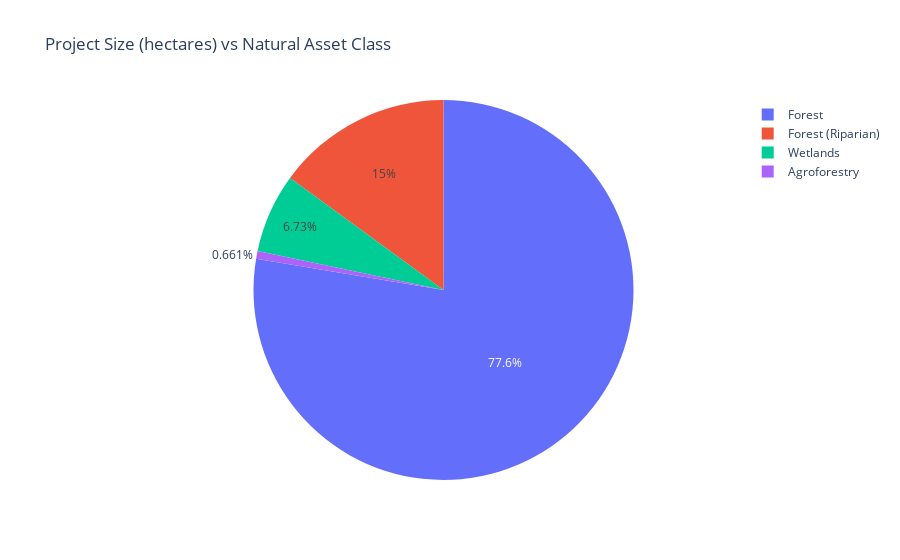

Write notebook code for a chart like this one.
### Code cell
fig = px.pie(data, values='Project Size (hectares)', names='Natural Asset Class', title='Project Size (hectares) vs Natural Asset Class')
fig.show()

### Figure 1 — Plotly figure (JSON) as saved in the notebook; plotly's stock layout.template omitted (floating-point values rounded to 4 significant figures)
{"data": [{"domain": {"x": [0, 1], "y": [0, 1]}, "hovertemplate": "Natural Asset Class=%{label}<br>Project Size (hectares)=%{value}<extra></extra>", "labels": ["Wetlands", "Wetlands", "Wetlands", "Forest", "Forest", "Forest ", "Wetlands", "Forest", "Forest ", "Wetlands", "Forest", "Wetlands", "Forest", "Forest (Riparian) ", "Forest (Riparian) ", "Forest (Riparian) ", "Forest (Riparian) ", "Forest (Riparian) ", "Forest", "Forest (Riparian) ", "Forest (Tropical)", "Forest (Tropical)", "Forest (Tropical)", "Forest (Tropical)", "Forest (Tropical)", "Forest (Tropical)", "Forest", "Forest", "Forest", "Forest (Tropical)", "Forest (Tropical)", "Forest (Tropical)", "Forest", "Forest (Tropical)", "Forest (Tropical)", "Forest", "Forest", "Forest", "Forest", "Agroforestry", "Agroforestry", "Wetlands", "Forest (Riparian) ", "Forest", "Forest", "Forest", "Forest", "Forest", "Forest", "Forest", "Forest", "Forest", "Forest", "Forest", "Forest", "Forest (Riparian) ", "Forest (Riparian) ", "Wetlands", "Forest (Riparian) ", "Forest (Riparian) ", "Forest (Riparian) ", "Forest (Riparian) ", "Wetlands", "Forest (Riparian) ", "Wetlands", "Forest (Riparian) ", "Forest (Riparian) ", "Wetlands", "Forest", "Forest (Riparian) ", "Forest", "Forest", "Wetlands", "Forest ", "Wetlands", "Forest", "Forest", "Forest", "Forest", "Forest", "Forest", "Forest", "Forest", "Forest"], "legendgroup": "", "name": "", "showlegend": true, "type": "pie", "values": ["10,000", "405", "4,046 per year", "273,972", "112,502", "38,594", "38,594", "64,749", "45,325", "45,325", "36,219", "29", "29947", "10,000", "10,000", "10,000", "10,000", "10,000", "10,000", "10,000", "70,000", "18,000", "93,000", "36,372", "12,594", "36,372", "12,594", "24,172", "24,172", "170,500", "68,000", "106,000", "25,500", "19,000", "9,000", "266,500", "33,500", "24,000", "17,655", "2,400", "255", "22,934", "2,406", "10,000", "10,000", "2,658", "6,400", "57,100", "57,100", "57,100", "28,000", "31,500", "8,300", "3,671", "568,543", "1,336", "640", "640", "350", "2062", "1961", "761", "761", "1,031", "761", "2,596", "5,377", "5,377", "10,392", "16,000", "102,386", "10,000", "10,000", "10,000", "10,000", "3,900", "15 million (committed)", "4 million  (committed)", "2 million (committed)", "5.2 million (committed)", "2 million (committed)", "3.2 million (committed)", "1 million (committed)", "4.5 million (committed)"]}], "layout": {"legend": {"tracegroupgap": 0}, "title": {"text": "Project Size (hectares) vs Natural Asset Class"}}}
